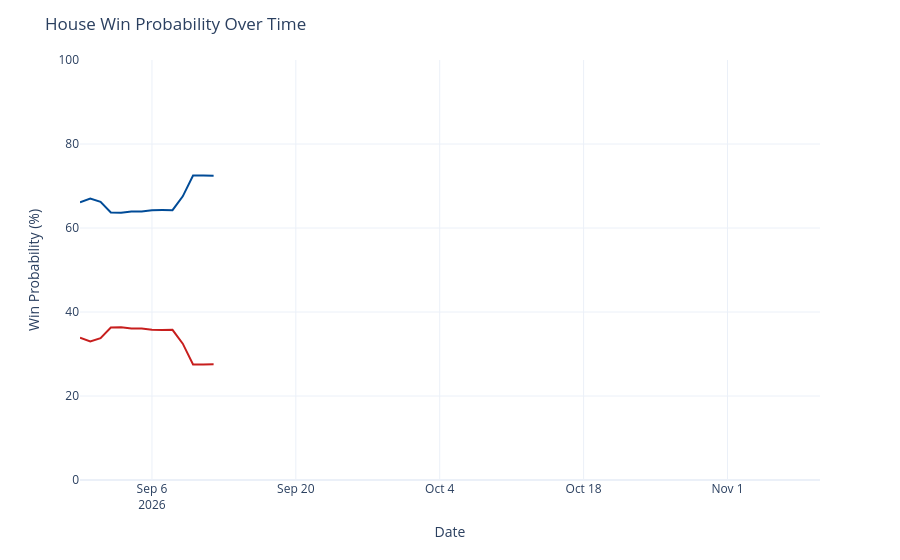

Notebook cell for this chart:
### Code cell
chance_over_time = output_ts[(output_ts['geo'] == 'US House') &
                             (output_ts['type'] == 'chance')]
chance_over_time['rep_chance'] = chance_over_time['y'].map(lambda x: 100 - x)
chance_over_time = chance_over_time.rename({'y': 'Democrats', 'rep_chance': 'Republicans'}, axis=1)
chance_time_ser = px.line(chance_over_time, x='date', y=['Democrats', 'Republicans'], template='plotly_white',
                         color_discrete_map={'Democrats': '#004b97', 'Republicans': '#c71e1d'},)
chance_time_ser.update_traces(hovertemplate="%{y:.1f}%")
chance_time_ser.update_layout(
    xaxis=dict(range=[pd.to_datetime('2026-08-30'), pd.to_datetime('2026-11-10')]),
    yaxis=dict(range=[0, 100]),
    xaxis_title='Date',
    yaxis_title='Win Probability (%)',
    title=dict(text="House Win Probability Over Time"),
    hovermode="x",
    showlegend=False
)
chance_time_ser

### Figure 1 — Plotly figure (JSON) as saved in the notebook; plotly's stock layout.template omitted (floating-point values rounded to 4 significant figures)
{"data": [{"hovertemplate": "%{y:.1f}%", "legendgroup": "Democrats", "line": {"color": "#004b97", "dash": "solid"}, "marker": {"symbol": "circle"}, "mode": "lines", "name": "Democrats", "orientation": "v", "showlegend": true, "type": "scatter", "x": ["2026-08-30", "2026-08-31", "2026-09-01", "2026-09-02", "2026-09-03", "2026-09-04", "2026-09-05", "2026-09-06", "2026-09-07", "2026-09-08", "2026-09-09", "2026-09-10", "2026-09-11", "2026-09-12"], "xaxis": "x", "y": [66.12, 67.02, 66.25, 63.69, 63.65, 63.91, 63.91, 64.23, 64.27, 64.25, 67.54, 72.48, 72.48, 72.45], "yaxis": "y"}, {"hovertemplate": "%{y:.1f}%", "legendgroup": "Republicans", "line": {"color": "#c71e1d", "dash": "solid"}, "marker": {"symbol": "circle"}, "mode": "lines", "name": "Republicans", "orientation": "v", "showlegend": true, "type": "scatter", "x": ["2026-08-30", "2026-08-31", "2026-09-01", "2026-09-02", "2026-09-03", "2026-09-04", "2026-09-05", "2026-09-06", "2026-09-07", "2026-09-08", "2026-09-09", "2026-09-10", "2026-09-11", "2026-09-12"], "xaxis": "x", "y": [33.88, 32.98, 33.75, 36.31, 36.35, 36.09, 36.09, 35.77, 35.73, 35.75, 32.46, 27.52, 27.52, 27.55], "yaxis": "y"}], "layout": {"hovermode": "x", "legend": {"title": {"text": "variable"}, "tracegroupgap": 0}, "margin": {"t": 60}, "showlegend": false, "title": {"text": "House Win Probability Over Time"}, "xaxis": {"anchor": "y", "domain": [0, 1], "range": ["2026-08-30T00:00:00", "2026-11-10T00:00:00"], "title": {"text": "Date"}}, "yaxis": {"anchor": "x", "domain": [0, 1], "range": [0, 100], "title": {"text": "Win Probability (%)"}}}}
